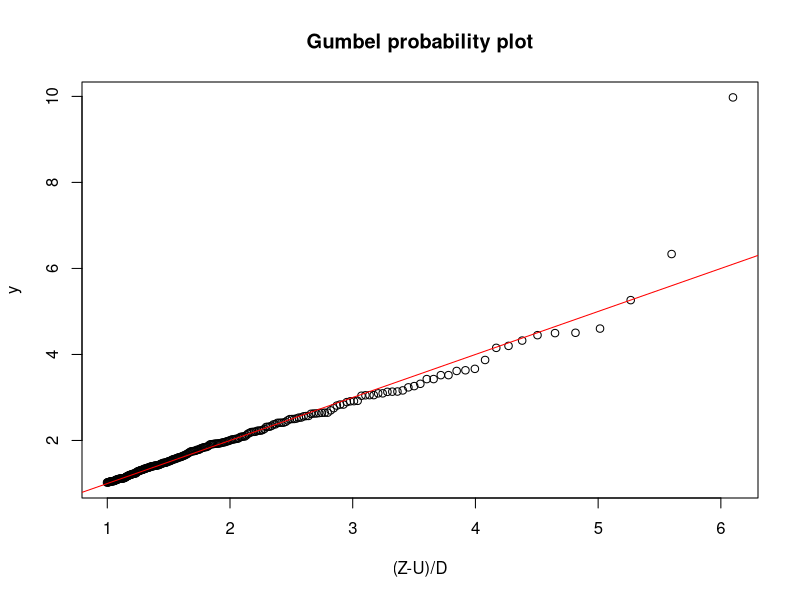
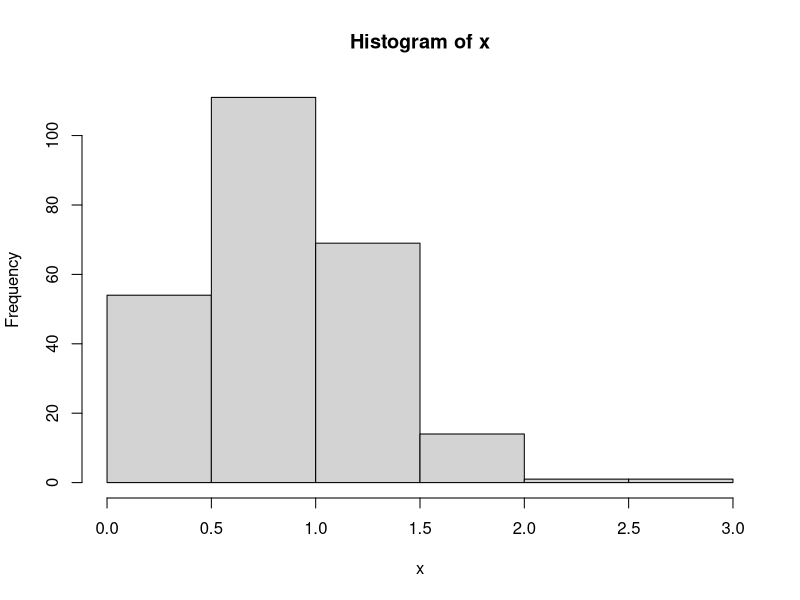
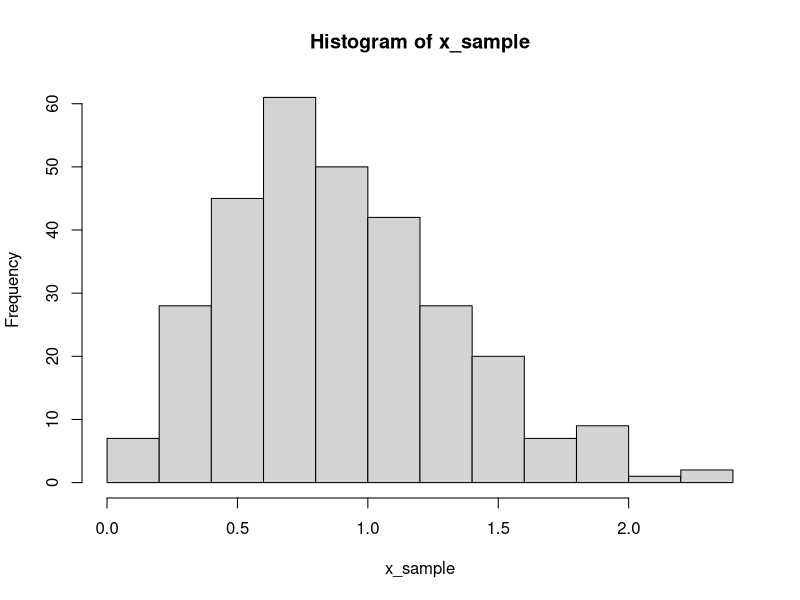

Recreate these plots in R, in order.
# Very basic XIMIS from Cook (2023)
set.seed(123)

# assume these are excesses above some threshold
R <- 250
x <- rweibull(n = R, scale = 1, shape = 2)

# fit weibull to get weibull
par <-c(0.5, 0.5)
nll <- function(x, par) {
  shape = par[1]
  scale = par[2]
  -sum(dweibull(x, shape = shape, scale = scale, log = TRUE))
}
fit <- optim(par, nll, x = x, method = "L-BFGS-B", lower = c(0.01, 0.01))

# use w to transform
omega <- fit$par[1]
z <- x^omega

# Gringorten plotting positions
gamma <- 0.57721566490153286

z <- sort(z, decreasing = TRUE)
y <- vector(length=R)
sig2 <- vector(length=R);

y[1] <- gamma + log(R)
sig2[1] <- pi^2 / 6

for (m in seq(from = 2, to = R)) {
  y[m] <- y[m-1] - 1 / m
  sig2[m] <- sig2[m-1] - 1 / (m^2)
}

# fit FT1 to y
w <- 1 / sig2

residuals <- function(par, z, y, w) {
  u <- par[1]
  d <- par[2]
  z_hat <- y * d + u
  sum(w * (z - z_hat)^2)
}

fit2 <- optim(c(1,1), residuals, z=z, y=y, w=w)
u <- fit2$par[1]
d <- fit2$par[2]

plot(y, (z - u) / d, main = "Gumbel probability plot",
     xlab = "(Z-U)/D", ylab = "y")
abline(0, 1, col = "red")

# simulate new samples
u_sample <- runif(1000, min=0.0001, max=0.9999)
y_sample <- -log(-log(u_sample))
z_sample <- d * y_sample + u
x_sample <- z_sample^(1/omega)


hist(x)
hist(x_sample)
